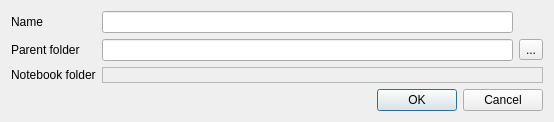
<?xml version="1.0" encoding="UTF-8"?>
<ui version="4.0">
 <class>CreateNotebookDialog</class>
 <widget class="QDialog" name="CreateNotebookDialog">
  <property name="geometry">
   <rect>
    <x>0</x>
    <y>0</y>
    <width>554</width>
    <height>114</height>
   </rect>
  </property>
  <property name="windowTitle">
   <string>Create new notebook</string>
  </property>
  <layout class="QVBoxLayout" name="verticalLayout">
   <item>
    <layout class="QGridLayout" name="gridLayout_2">
     <item row="0" column="0">
      <widget class="QLabel" name="label">
       <property name="text">
        <string>Name</string>
       </property>
      </widget>
     </item>
     <item row="1" column="1">
      <widget class="QLineEdit" name="notebookParentFolderEdit"/>
     </item>
     <item row="2" column="0">
      <widget class="QLabel" name="label_3">
       <property name="text">
        <string>Notebook folder</string>
       </property>
      </widget>
     </item>
     <item row="0" column="1">
      <widget class="QLineEdit" name="notebookNameEdit"/>
     </item>
     <item row="1" column="0">
      <widget class="QLabel" name="label_2">
       <property name="text">
        <string>Parent folder</string>
       </property>
      </widget>
     </item>
     <item row="1" column="2">
      <widget class="QToolButton" name="notebookParentFolderButton">
       <property name="text">
        <string>...</string>
       </property>
      </widget>
     </item>
     <item row="2" column="1" colspan="2">
      <widget class="QLabel" name="notebookFolderLabel">
       <property name="frameShape">
        <enum>QFrame::StyledPanel</enum>
       </property>
       <property name="frameShadow">
        <enum>QFrame::Sunken</enum>
       </property>
       <property name="text">
        <string/>
       </property>
       <property name="textFormat">
        <enum>Qt::PlainText</enum>
       </property>
       <property name="wordWrap">
        <bool>true</bool>
       </property>
      </widget>
     </item>
    </layout>
   </item>
   <item>
    <widget class="QDialogButtonBox" name="buttonBox">
     <property name="orientation">
      <enum>Qt::Horizontal</enum>
     </property>
     <property name="standardButtons">
      <set>QDialogButtonBox::Cancel|QDialogButtonBox::Ok</set>
     </property>
    </widget>
   </item>
  </layout>
 </widget>
 <resources/>
 <connections>
  <connection>
   <sender>buttonBox</sender>
   <signal>accepted()</signal>
   <receiver>CreateNotebookDialog</receiver>
   <slot>accept()</slot>
   <hints>
    <hint type="sourcelabel">
     <x>248</x>
     <y>254</y>
    </hint>
    <hint type="destinationlabel">
     <x>157</x>
     <y>274</y>
    </hint>
   </hints>
  </connection>
  <connection>
   <sender>buttonBox</sender>
   <signal>rejected()</signal>
   <receiver>CreateNotebookDialog</receiver>
   <slot>reject()</slot>
   <hints>
    <hint type="sourcelabel">
     <x>316</x>
     <y>260</y>
    </hint>
    <hint type="destinationlabel">
     <x>286</x>
     <y>274</y>
    </hint>
   </hints>
  </connection>
 </connections>
</ui>
